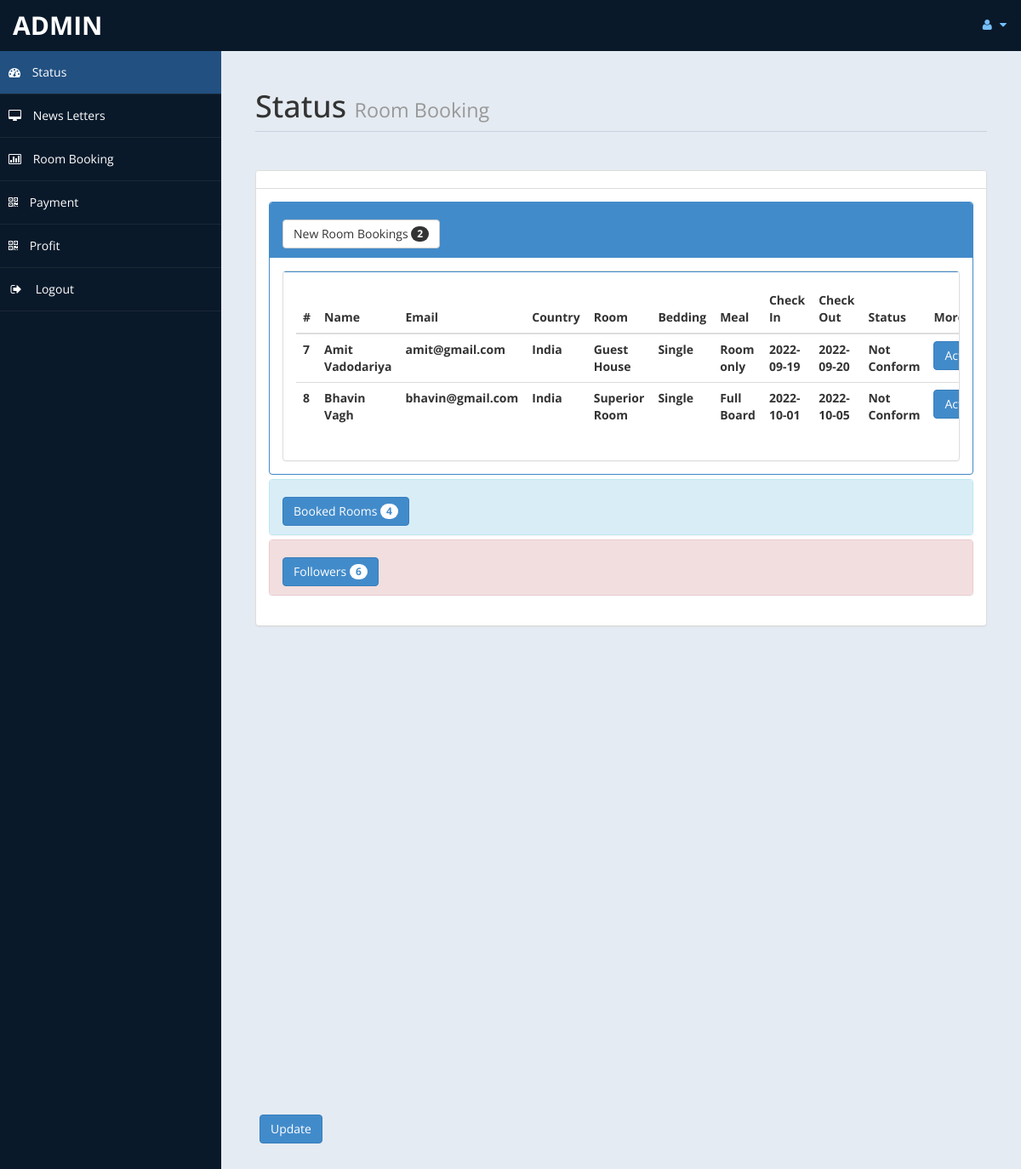
The page /admin/home.php (signed in) on the database its author committed.
### tables this page shows
CREATE TABLE `roombook` (
  `id` int(10) UNSIGNED NOT NULL,
  `Title` varchar(5) DEFAULT NULL,
  `FName` text DEFAULT NULL,
  `LName` text DEFAULT NULL,
  `Email` varchar(50) DEFAULT NULL,
  `National` varchar(30) DEFAULT NULL,
  `Country` varchar(30) DEFAULT NULL,
  `Phone` text DEFAULT NULL,
  `TRoom` varchar(20) DEFAULT NULL,
  `Bed` varchar(10) DEFAULT NULL,
  `NRoom` varchar(2) DEFAULT NULL,
  `Meal` varchar(15) DEFAULT NULL,
  `cin` date DEFAULT NULL,
  `cout` date DEFAULT NULL,
  `stat` varchar(15) DEFAULT NULL,
  `nodays` int(11) DEFAULT NULL
);

### admin/home.php (the view, shortened to what this page needs)
<!DOCTYPE html>
<html xmlns="http://www.w3.org/1999/xhtml">
<head>
    <link href="assets/css/bootstrap.css" rel="stylesheet" />
    <link href="assets/css/font-awesome.css" rel="stylesheet" />
    <link href="assets/js/morris/morris-0.4.3.min.css" rel="stylesheet" />
    <link href="assets/css/custom-styles.css" rel="stylesheet" />
</head>
<body>
    <div id="wrapper">
        <nav class="navbar navbar-default top-navbar" role="navigation">
            <div class="navbar-header">
                <a class="navbar-brand" href="home.php"> <?php echo $_SESSION["user"]; ?> </a>
            </div>
            <ul class="nav navbar-top-links navbar-right">
                <li class="dropdown">
                    <a class="dropdown-toggle" data-toggle="dropdown" href="#" aria-expanded="false">
                        <i class="fa fa-user fa-fw"></i> <i class="fa fa-caret-down"></i>
                    </a>
                </li>
            </ul>
        </nav>
        <nav class="navbar-default navbar-side" role="navigation">
            <div class="sidebar-collapse">
                <ul class="nav" id="main-menu">
                    <li>
                        <a class="active-menu" href="home.php"><i class="fa fa-dashboard"></i> Status</a>
                    </li>
                    <li>
                        <a href="messages.php"><i class="fa fa-desktop"></i> News Letters</a>
                    </li>
					<li>
                        <a href="roombook.php"><i class="fa fa-bar-chart-o"></i> Room Booking</a>
                    </li>
                    <li>
                        <a href="payment.php"><i class="fa fa-qrcode"></i> Payment</a>
                    </li>
                    <li>
                        <a  href="profit.php"><i class="fa fa-qrcode"></i> Profit</a>
                    </li>
                    <li>
                        <a href="logout.php"><i class="fa fa-sign-out fa-fw"></i> Logout</a>
                    </li>
					</ul>
            </div>
        </nav>
        <div id="page-wrapper">
            <div id="page-inner">
                <div class="row">
                    <div class="col-md-12">
                        <h1 class="page-header">
                            Status <small>Room Booking </small>
                        </h1>
                    </div>
                </div>
				<?php
						include ('db.php');
						$sql = "select * from roombook";
						$re = mysqli_query($con,$sql);
						$c =0;
						while($row=mysqli_fetch_array($re) )
						{
								$new = $row['stat'];
								if($new=="Not Conform")
								{
									$c = $c + 1;
								}
						}
				?>
					<div class="row">
                <div class="col-md-12">
                    <div class="panel panel-default">
                        <div class="panel-heading">
                        </div>
                        <div class="panel-body">
                            <div class="panel-group" id="accordion">
							<div class="panel panel-primary">
                                    <div class="panel-heading">
                                        <h4 class="panel-title">
                                            <a data-toggle="collapse" data-parent="#accordion" href="#collapseTwo">
											<button class="btn btn-default" type="button">
												 New Room Bookings  <span class="badge"><?php echo $c ; ?></span>
											</button>
											</a>
                                        </h4>
                                    </div>
                                    <div id="collapseTwo" class="panel-collapse in" style="height: auto;">
                                        <div class="panel-body">
                                           <div class="panel panel-default">
                        <div class="panel-body">
                            <div class="table-responsive">
                                <table class="table">
                                    <thead>
                                        <tr>
                                            <th>#</th>
                                            <th>Name</th>
                                            <th>Email</th>
                                            <th>Country</th>
											<th>Room</th>
											<th>Bedding</th>
											<th>Meal</th>
											<th>Check In</th>
											<th>Check Out</th>
											<th>Status</th>
											<th>More</th>
                                        </tr>
                                    </thead>
                                    <tbody>
									<?php
									$tsql = "select * from roombook";
									$tre = mysqli_query($con,$tsql);
									while($trow=mysqli_fetch_array($tre) )
									{
										$co =$trow['stat'];
										if($co=="Not Conform")
										{
											echo"<tr>
												<th>".$trow['id']."</th>
												<th>".$trow['FName']." ".$trow['LName']."</th>
												<th>".$trow['Email']."</th>
												<th>".$trow['Country']."</th>
												<th>".$trow['TRoom']."</th>
												<th>".$trow['Bed']."</th>
												<th>".$trow['Meal']."</th>
												<th>".$trow['cin']."</th>
												<th>".$trow['cout']."</th>
												<th>".$trow['stat']."</th>
												<th><a href='roombook.php?rid=".$trow['id']." ' class='btn btn-primary'>Action</a></th>
												</tr>";
										}
									}
									?>
                                    </tbody>
                                </table>
                            </div>
                        </div>
                    </div>
                                        </div>
                                    </div>
                                </div>
								<?php
								$rsql = "SELECT * FROM `roombook`";
								$rre = mysqli_query($con,$rsql);
								$r =0;
								while($row=mysqli_fetch_array($rre) )
								{
										$br = $row['stat'];
										if($br=="Conform")
										{
											$r = $r + 1;
										}
								}
								?>
                                <div class="panel panel-info">
                                    <div class="panel-heading">
                                        <h4 class="panel-title">
                                            <a data-toggle="collapse" data-parent="#accordion" href="#collapseOne" class="collapsed">
											<button class="btn btn-primary" type="button">
												 Booked Rooms  <span class="badge"><?php echo $r ; ?></span>
											</button>
											</a>
                                        </h4>
                                    </div>
                                </div>
                                <?php
								$fsql = "SELECT * FROM `contact`";
								$fre = mysqli_query($con,$fsql);
								$f =0;
								while($row=mysqli_fetch_array($fre) )
								{
										$f = $f + 1;
								}
								?>
                                <div class="panel panel-danger">
                                    <div class="panel-heading">
                                        <h4 class="panel-title">
                                            <a data-toggle="collapse" data-parent="#accordion" href="#collapseThree" class="collapsed">
											<button class="btn btn-primary" type="button">
												 Followers  <span class="badge"><?php echo $f ; ?></span>
											</button>
											</a>
                                        </h4>
                                    </div>
                                    </div>
                                </div>
                            </div>
                        </div>
                    </div>
                </div>
            </div>
				<div class='panel-body'>
                            <button class='btn btn-primary btn' data-toggle='modal' data-target='#myModal'>
                              Update
                            </button>
                            </div>
                        </div>
            </div>
</body>
</html>

### admin/assets/css/custom-styles.css (style rules this page uses)
body { font-family: 'Open Sans', sans-serif; }
#wrapper { width: 100%; background:#09192A; }
#page-wrapper { padding: 15px 15px; min-height: 600px; background:#E5EBF2; }
#page-inner { width:100%; margin:10px 20px 10px 0px; background-color:transparent; padding:10px; min-height:1200px; }
h1, .h1, h2, .h2, h3, .h3 { margin-top: 7px; margin-bottom: -5px; }
h4 { padding-top:10px; }
.page-header { padding-bottom: 9px; margin: 10px 0 45px; border-bottom: 1px solid #C7D1DD; }
.panel-default > .panel-heading { color: #000; background-color: #FFFFFF; border-color: #ddd; font-weight:bold; }
.top-navbar { margin:0px; }
.top-navbar .navbar-brand { color: #fff; width: 260px; text-align: left; height: 60px; font-size: 30px; font-weight: 700; text-transform: uppercase; line-height: 30px; }
.top-navbar .nav > li { position: relative; display: inline-block; }
.top-navbar .nav > li > a { position: relative; display: block; padding: 19px 15px; color: #77C0FD; }
.active-menu { background-color:#225081!important; }
.sidebar-collapse , .sidebar-collapse .nav { background:none; }
.sidebar-collapse .nav { padding:0; }
.sidebar-collapse .nav > li > a { color:#fff; background:transparent; text-shadow:none; }
.sidebar-collapse > .nav > li > a { padding:15px 10px; }
.sidebar-collapse > .nav > li { border-bottom: 1px solid rgba(107, 108, 109, 0.19); }
.navbar-side { border:none; background-color: transparent; }
.top-navbar { background:#09192A; border-bottom:none; }
.top-navbar .nav > li > a > i { margin-right: 2px; }
.navbar-default { border:0px solid black; }
.navbar-header { background: #09192A; }
.nav > li > a > i { margin-right:10px; }
@media (min-width:768px) { #page-wrapper { margin: 0 0 0 260px; padding: 15px 30px; min-height: 1200px; } }
@media (min-width:768px) { .navbar-side { z-index: 1; position: absolute; width: 260px; } }
@media (min-width:768px) { .navbar { border-radius: 0px; } }

### rows shown on the page
roombook: id "7", FName "Amit", LName "Vadodariya", Email "amit@gmail.com", Country "India", TRoom "Guest House", Bed "Single", Meal "Room only", cin "2022-09-19", cout "2022-09-20", stat "Not Conform"
roombook: id "8", FName "Bhavin", LName "Vagh", Email "bhavin@gmail.com", Country "India", TRoom "Superior Room", Bed "Single", Meal "Full Board", cin "2022-10-01", cout "2022-10-05", stat "Not Conform"

### other values the page prints
$_SESSION["user"] "ADMIN"
$c "2"
$r "4"
$f "6"
